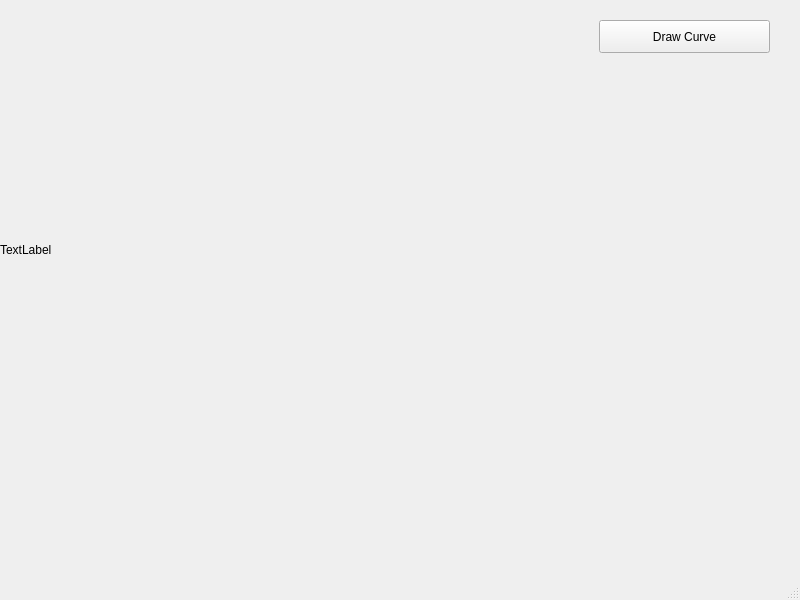
<?xml version="1.0" encoding="UTF-8"?>
<ui version="4.0">
 <class>MainWindow</class>
 <widget class="QMainWindow" name="MainWindow">
  <property name="geometry">
   <rect>
    <x>0</x>
    <y>0</y>
    <width>800</width>
    <height>600</height>
   </rect>
  </property>
  <property name="windowTitle">
   <string>MainWindow</string>
  </property>
  <widget class="QWidget" name="centralwidget">
   <widget class="QLabel" name="lbl_canvas">
    <property name="geometry">
     <rect>
      <x>0</x>
      <y>0</y>
      <width>500</width>
      <height>500</height>
     </rect>
    </property>
    <property name="text">
     <string>TextLabel</string>
    </property>
   </widget>
   <widget class="QPushButton" name="btn_curve">
    <property name="geometry">
     <rect>
      <x>599</x>
      <y>20</y>
      <width>171</width>
      <height>33</height>
     </rect>
    </property>
    <property name="text">
     <string>Draw Curve</string>
    </property>
   </widget>
  </widget>
  <widget class="QMenuBar" name="menubar">
   <property name="geometry">
    <rect>
     <x>0</x>
     <y>0</y>
     <width>800</width>
     <height>29</height>
    </rect>
   </property>
  </widget>
  <widget class="QStatusBar" name="statusbar"/>
 </widget>
 <resources/>
 <connections/>
</ui>
